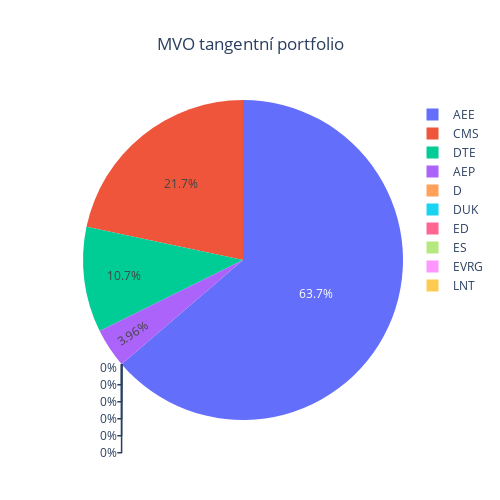

The cell this chart's notebook holds for it:
### Code cell
weightsMVOTangent = MVOTangentPortfolio(prices = prices)
weightsPlot(weightsMVOTangent, title = "MVO tangentní portfolio")

### Figure 1 — Plotly figure (JSON) as saved in the notebook; plotly's stock layout.template omitted (floating-point values rounded to 4 significant figures)
{"data": [{"labels": ["AEE", "AEP", "CMS", "D", "DTE", "DUK", "ED", "ES", "EVRG", "LNT"], "type": "pie", "values": [0.6371, 0.03961, 0.2166, 0, 0.1067, 0, 0, 0, 0, 0]}], "layout": {"height": 500, "title": {"text": "MVO tangentní portfolio", "x": 0.5}, "width": 500}}
